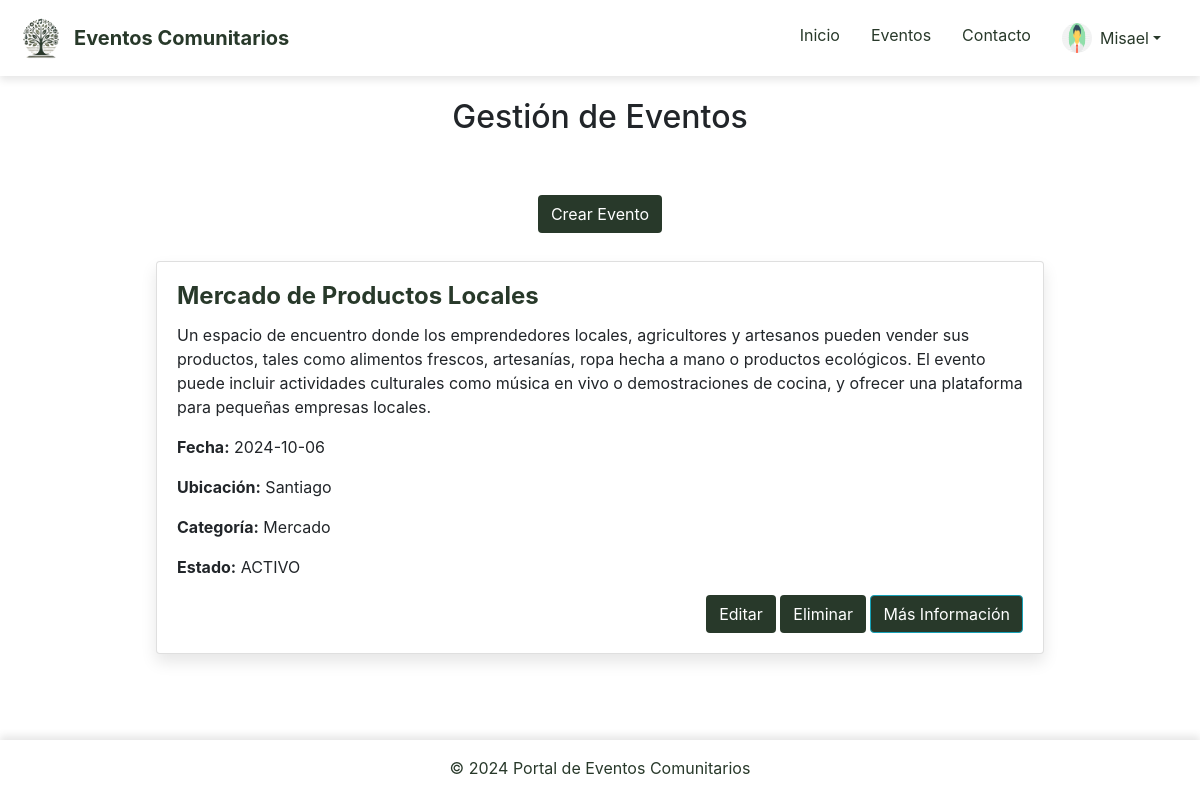
The page /eventos.php (signed in) on the database its author committed.
### tables this page shows
CREATE TABLE `eventos` (
  `id` int(11) NOT NULL,
  `titulo` varchar(255) DEFAULT NULL,
  `descripcion` text DEFAULT NULL,
  `fecha` date DEFAULT NULL,
  `ubicacion` varchar(255) DEFAULT NULL,
  `categoria` varchar(100) DEFAULT NULL,
  `creado_por` int(11) DEFAULT NULL,
  `ESTADO` enum('ACTIVO','ANULADO') DEFAULT 'ACTIVO'
);

### eventos.php (the view)
<?php include 'templates/header.php'; ?>
<?php include 'includes/db.php'; ?>
<h2 class="text-center mb-3">Gestión de Eventos</h2>
<div class="container">
    <div class="text-center mb-2">
        <a href="crear_evento.php" class="btn btn-custom">Crear Evento</a>
    </div>
    <div class="event-container">
        <?php
        $sql = "SELECT * FROM eventos";
        $result = $conn->query($sql);
        if ($result->num_rows > 0) {
            while ($row = $result->fetch_assoc()) {
        ?>
            <div class="card mb-4">
                <div class="card-body">
                    <h5 class="card-title"><?php echo htmlspecialchars($row['titulo']); ?></h5>
                    <p class="card-text"><?php echo htmlspecialchars($row['descripcion']); ?></p>
                    <p><strong>Fecha:</strong> <?php echo htmlspecialchars($row['fecha']); ?></p>
                    <p><strong>Ubicación:</strong> <?php echo htmlspecialchars($row['ubicacion']); ?></p>
                    <p><strong>Categoría:</strong> <?php echo htmlspecialchars($row['categoria']); ?></p>
                    <p><strong>Estado:</strong> <?php echo htmlspecialchars($row['ESTADO']); ?></p>
                    <div class="text-right">
                        <a href="editar_evento.php?id=<?php echo $row['id']; ?>" class="btn btn-custom">Editar</a>
                        <a href="message.php?action=delete&id=<?php echo $row['id']; ?>&message=¿Estás seguro de que deseas eliminar este evento?&redirect=eliminar_evento.php" class="btn btn-custom btn-danger-custom">Eliminar</a>
                        <a href="detalle_evento.php?id=<?php echo $row['id']; ?>" class="btn btn-custom btn-info">Más Información</a>
                    </div>
                </div>
            </div>
        <?php
            }
        } else {
            echo "<p class='no-events-message text-center'>No hay eventos disponibles en este momento.</p>";
        }
        ?>
    </div>
</div>
<?php include 'templates/footer.php'; ?>

### assets/css/style.css (style rules this page uses)
body, html { height: 100%; margin: 0; font-family: 'Arial', sans-serif; background-color: #ffffff; display: flex; flex-direction: column; justify-content: space-between; height: 100%; }
.container { background-color: #ffffff !important; padding: 20px; margin: 0 auto; max-width: 1200px; }
h2 { margin-top: 10px; margin-bottom: 10px; }
.text-center.mb-3 { margin-bottom: 10px; }
.event-container { display: flex; flex-wrap: wrap; justify-content: center; gap: 20px; width: 100%; padding: 20px 0; }
.card { background-color: white; width: 80%; margin-bottom: 20px; border: none; box-shadow: 0 8px 16px rgba(0, 0, 0, 0.1); transition: all 0.3s ease; }
.card-title { font-size: 1.5rem; font-weight: bold; color: #28392a; }
.btn-custom { background-color: #28392a !important; color: white !important; border: 2px solid #28392a; padding: 12px; border-radius: 25px; font-size: 16px; cursor: pointer; transition: all 0.3s ease; }
.btn-danger-custom { background-color: #28392a !important; color: white !important; padding: 12px 40px; border-radius: 50px; font-size: 16px; border: none; cursor: pointer; transition: background-color 0.3s ease, box-shadow 0.3s ease; }
.btn-custom { background-color: #28392a; color: white; padding: 15px 30px; border: none; border-radius: 5px; cursor: pointer; transition: background-color 0.3s ease; }

### rows shown on the page
eventos: titulo "Mercado de Productos Locales", descripcion "Un espacio de encuentro donde los emprendedores locales, agricultores y artesanos pueden vender sus productos, tales como alimentos frescos, artesanías, ropa hecha a mano o productos ecológicos. El evento puede incluir actividades culturales como música en vivo o demostraciones de cocina, y ofrecer una plataforma para pequeñas empresas locales.", fecha "2024-10-06", ubicacion "Santiago", categoria "Mercado", ESTADO "ACTIVO"

### other values the page prints
$_SESSION['usuario'] "Misael"
